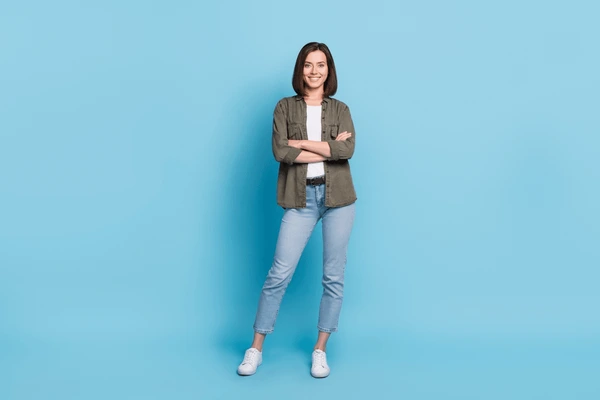
#> input picture face.jpg, 600 x 400 px
$ jupyter execute face_detectionsimplecode.ipynb
#> lines starting #> are read from the running program, lines starting #| are printed output that depends on the picture; after the words box and inside, x2 and y2 are one past the last pixel; in counts of white or black regions, pixels touching at a corner belong together
[cell 1]
import cv2
import numpy as np
from matplotlib import pyplot as plt

face_classifier = cv2.CascadeClassifier(cv2.data.haarcascades + 'haarcascade_frontalface_default.xml')
image = cv2.imread('face.jpg')
#> image is the input picture: shape (400, 600, 3); mean B, G, R 216.7, 195.7, 133.9
gray = cv2.cvtColor(image, cv2.COLOR_BGR2GRAY)
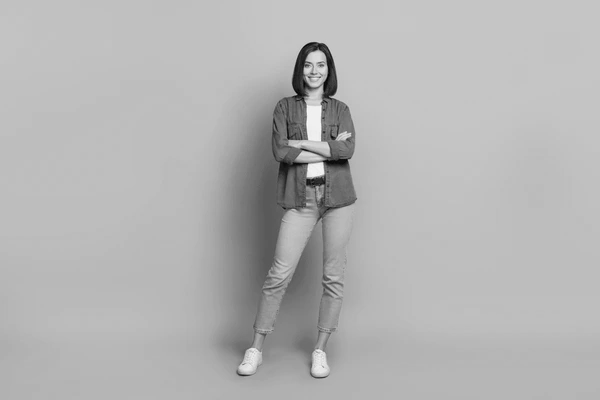
#> gray: shape (400, 600); min 3, max 253, mean 179.7
faces = face_classifier.detectMultiScale(gray, scaleFactor=1.3, minNeighbors=5)
#> faces = [[298, 52, 33, 33]]
for (x, y, w, h) in faces:
    cv2.rectangle(image, (x, y), (x + w, y + h), (0, 255, 0), 2)
#> this loop made 1 pass
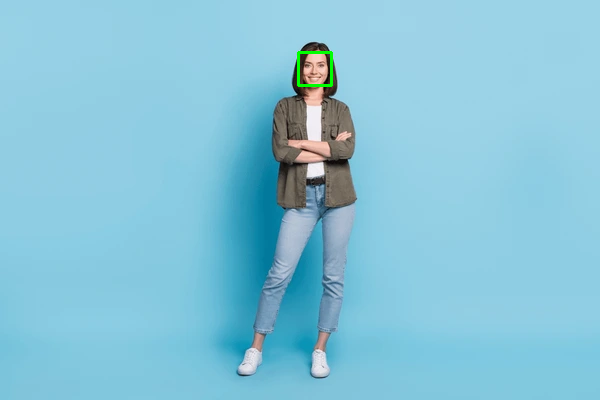
#> image: shape (400, 600, 3); 0.16% of pixels changed, all inside (x1, y1, x2, y2) = (297, 51, 333, 87)
image_rgb = cv2.cvtColor(image, cv2.COLOR_BGR2RGB)
plt.imshow(image_rgb)
plt.axis('off')
plt.show()
